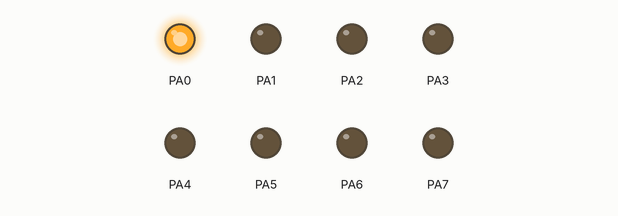
Simulated run of this program. Board: ATmega128, built with avr-gcc and emulated at 8 MHz. Parts: output pins drawn as LEDs (lit = HIGH).

Above: at 0.05 s.
At 1.4 s:
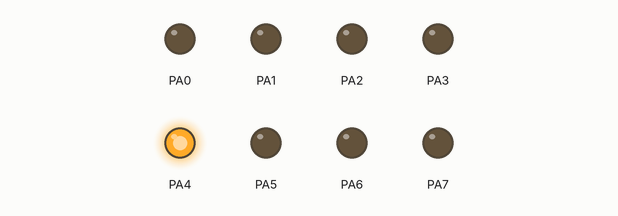
At 2.8 s:
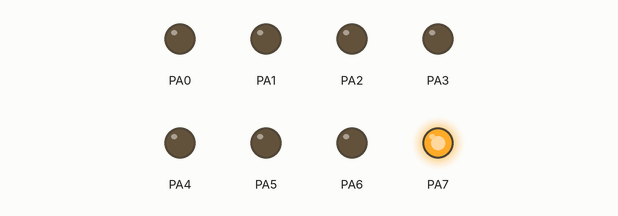
Timing chart, 0 to 3.1 s (numbered marks = the images above):
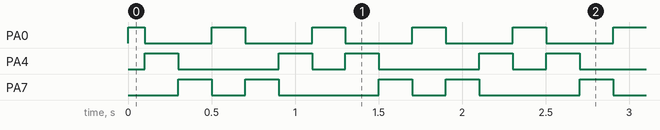

The program:

main.c
```c
#define F_CPU 8000000L
#define BIT(x) (1 << x)

#include <avr/io.h>
#include <util/delay.h>
#include "pattern.h"
#include "smartcontrol.h"

void b2() {
	DDRD = 0xFF;

	while (1)
	{
		PORTD = BIT(7);
		_delay_ms(500);
		PORTD = BIT(6);
		_delay_ms(500);
	}

}

void b3() {
	PORTC = 0x10;
	DDRD = 0xFF;

	while(1) {
		if(PINC & 0b0000001) {
			PORTD ^= BIT(7);
			_delay_ms(250);
		} else {
			PORTD = 0x00;
		}
	}
}

void b4() {
	DDRD = 0xFF;
	int counter = 0;

	while(1) {
		PORTD = BIT(counter);
		_delay_ms(50);
		counter++;
		if(counter > 7) {
			counter = 0;
		}
	}
}

void wait( int ms )
{
	for (int i=0; i<ms; i++)
	{
		_delay_ms( 1 );		// library function (max 30 ms at 8MHz)
	}
}

void b5() {
	PATTERN_STRUCT pattern[] = {
		{0x00, 100}, {0x01, 100}, {0x02, 100}, {0x04, 100}, {0x08, 100}, {0x10, 100}, {0x20, 100}, {0x40, 100}, {0x80, 100},
		{0x80, 100}, {0x40, 100}, {0x20, 100}, {0x10, 100}, {0x08, 100}, {0x04, 100}, {0x02, 100}, {0x01, 100}, {0x00, 100},
		{0x00, 100},
		{0x81, 100}, {0x42, 100}, {0x24, 100}, {0x18, 100}, {0x0F, 200}, {0xF0, 200}, {0x0F, 200}, {0xF0, 200},
		{0x00, 0}
	};

	DDRA = 0xFF;
	DDRB = 0xFF;
	DDRC = 0xFF;
	DDRD = 0xFF;
	DDRE = 0xFF;
	DDRF = 0xFF;
	DDRG = 0xFF;

	while (1)
	{

		for(int i = 0; i < (sizeof(pattern)/sizeof(pattern[0])); i++) {
			PORTA = pattern[i].data;
			PORTB = pattern[i].data;
			PORTC = pattern[i].data;
			PORTD = pattern[i].data;
			//PORTE = pattern[i].data;
			PORTF = pattern[i].data;
			PORTG = pattern[i].data;

			wait(pattern[i].delay);
		}
	}
}

void b6(){
	PORTC = 0x10;
	DDRD = 0xFF;
	int mode = 0;

	while(1) {
		PORTD ^= BIT(7);
		if(PINC & 0b0000001) {
			mode ^= 1;
		}
		if(mode == 0) {
			wait(1000);
		} else {
			wait(250);
		}
	}
}

void b7() {
	while(1)
	{
		for(int i = 1; i <= 6; i++)
		{
			setCharliePlexingLed(i);
			wait(100);
		}

		for(int i = 6; i >= 1; i--)
		{
			setCharliePlexingLed(i);
			wait(100);
		}
	}
}


int main( void )
{
	b7();

	return 1;
}
```

pattern.h
```c
/*
 * pattern.h
 *
 * Created: 30/01/2019 12:46:03
 *  Author: Bou's Laptop
 */


#ifndef PATTERN_H_
#define PATTERN_H_

typedef struct {
	unsigned char data;
	unsigned int delay ;
} PATTERN_STRUCT;


#endif /* PATTERN_H_ */
```

smartcontrol.c
```c
/*
 * smartcontrol.c
 *
 * Created: 2/1/2019 12:09:18 PM
 *  Author: paulh
 */

#include <avr/io.h>
#define BIT(x) (1 << x)

void setState(int highPort, int triPort) {
	PORTA = BIT(highPort);
	DDRA = ~BIT(triPort);
}

 /*
			0	4	7
  * LED1	+	-	=
  * LED2	-	+	=
  * LED3	=	+	-
  * LED4	=	-	+
  * LED5	-	=	+
  * LED6	+	=	-
  */
 void setCharliePlexingLed(int lednr) {
	switch(lednr)
	{
		case 1:
			setState(0, 7);
			break;
		case 2:
			setState(4, 7);
			break;
		case 3:
			setState(4, 0);
			break;
		case 4:
			setState(7, 0);
			break;
		case 5:
			setState(7, 4);
			break;
		case 6:
			setState(0, 4);
			break;
	}
 }
```

smartcontrol.h
```c
/*
 * smartcontrol.h
 *
 * Created: 2/1/2019 12:09:32 PM
 *  Author: paulh
 */


#ifndef SMARTCONTROL_H_
#define SMARTCONTROL_H_

void setCharliePlexingLed(int lednr);

#endif /* SMARTCONTROL_H_ */
```

Measured:
- by itself, PA0: repeats every 0.60 s: LOW 0.40 s, HIGH 0.20 s
- by itself, PA4: repeats every 1.2 s: LOW 0.60 s, HIGH 0.20 s, LOW 0.20 s, HIGH 0.20 s
- by itself, PA7: repeats every 1.2 s: LOW 0.20 s, HIGH 0.20 s, LOW 0.60 s, HIGH 0.20 s
